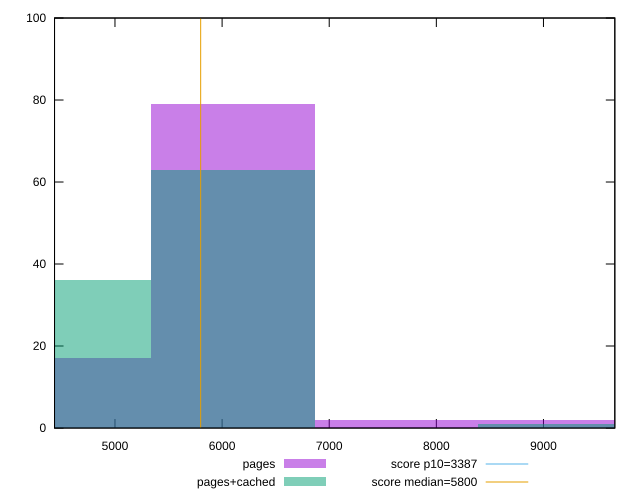

This chart was generated by the following gnuplot code:
reset

$pages <<EOF
9153.613389065193 2
6102.408926043462 79
4576.806694532596 17
7628.011157554328 2
EOF

$pagesCached <<EOF
9153.613389065193 1
6102.408926043462 63
4576.806694532596 36
EOF

set key outside below
set boxwidth 1525.6022315108655
set xrange [4435.740129810638:9666.154918527971]
set yrange [0:100]
set trange [0:100]
set style fill transparent solid 0.5 noborder

set parametric
set terminal svg size 640, 500 enhanced background rgb 'white'
set output "report_00023_2021-02-20T12:14:57.249Z/speed-index/comparison/histogram/0_vs_1.svg"

plot $pages title "pages" with boxes, \
     $pagesCached title "pages+cached" with boxes, \
     3387,t title "score p10=3387", \
     5800,t title "score median=5800"

reset
